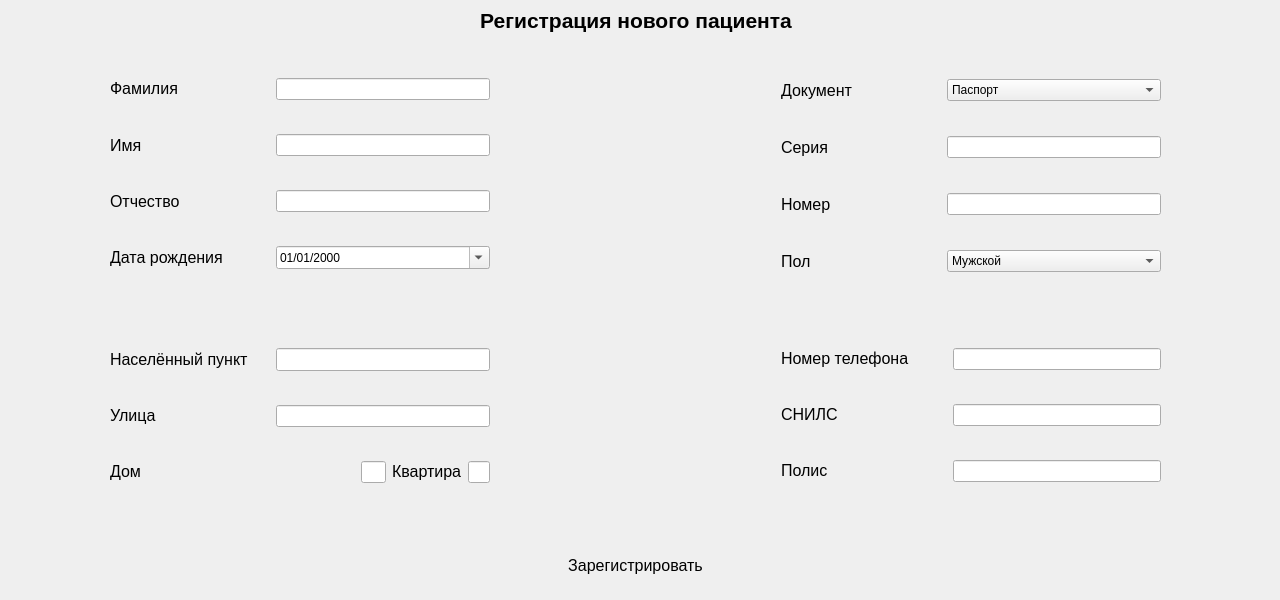
      <widget class="QWidget" name="ClientRegistration">
       <attribute name="title">
        <string>Зарегистрировать пациента</string>
       </attribute>
       <widget class="QWidget" name="horizontalLayoutWidget_6">
        <property name="geometry">
         <rect>
          <x>110</x>
          <y>320</y>
          <width>1051</width>
          <height>191</height>
         </rect>
        </property>
        <layout class="QHBoxLayout" name="horizontalLayout_16" stretch="4,3,4">
         <item>
          <layout class="QVBoxLayout" name="verticalLayout_4">
           <item>
            <layout class="QHBoxLayout" name="horizontalLayout_10" stretch="3,4">
             <item>
              <widget class="QLabel" name="label_10">
               <property name="font">
                <font>
                 <pointsize>12</pointsize>
                </font>
               </property>
               <property name="text">
                <string>&lt;html&gt;&lt;head/&gt;&lt;body&gt;&lt;p&gt;Населённый пункт&lt;/p&gt;&lt;/body&gt;&lt;/html&gt;</string>
               </property>
              </widget>
             </item>
             <item>
              <widget class="QLineEdit" name="PatientRegCity">
               <property name="font">
                <font>
                 <pointsize>10</pointsize>
                </font>
               </property>
               <property name="maxLength">
                <number>50</number>
               </property>
              </widget>
             </item>
            </layout>
           </item>
           <item>
            <layout class="QHBoxLayout" name="horizontalLayout_11" stretch="3,4">
             <item>
              <widget class="QLabel" name="label_11">
               <property name="font">
                <font>
                 <pointsize>12</pointsize>
                </font>
               </property>
               <property name="text">
                <string>&lt;html&gt;&lt;head/&gt;&lt;body&gt;&lt;p&gt;Улица&lt;/p&gt;&lt;/body&gt;&lt;/html&gt;</string>
               </property>
              </widget>
             </item>
             <item>
              <widget class="QLineEdit" name="PatientRegStreet">
               <property name="maxLength">
                <number>50</number>
               </property>
              </widget>
             </item>
            </layout>
           </item>
           <item>
            <layout class="QHBoxLayout" name="horizontalLayout_12" stretch="10,1,1">
             <item>
              <widget class="QLabel" name="label_12">
               <property name="font">
                <font>
                 <pointsize>12</pointsize>
                </font>
               </property>
               <property name="text">
                <string>&lt;html&gt;&lt;head/&gt;&lt;body&gt;&lt;p&gt;Дом&lt;/p&gt;&lt;/body&gt;&lt;/html&gt;</string>
               </property>
              </widget>
             </item>
             <item>
              <widget class="QLineEdit" name="PatientRegHouseNumber"/>
             </item>
             <item>
              <layout class="QHBoxLayout" name="horizontalLayout_13" stretch="3,6">
               <item>
                <widget class="QLabel" name="label_13">
                 <property name="font">
                  <font>
                   <pointsize>12</pointsize>
                  </font>
                 </property>
                 <property name="text">
                  <string>&lt;html&gt;&lt;head/&gt;&lt;body&gt;&lt;p&gt;Квартира&lt;/p&gt;&lt;/body&gt;&lt;/html&gt;</string>
                 </property>
                </widget>
               </item>
               <item>
                <widget class="QLineEdit" name="PatientRegApartmentNumber"/>
               </item>
              </layout>
             </item>
            </layout>
           </item>
          </layout>
         </item>
         <item>
          <spacer name="horizontalSpacer_2">
           <property name="orientation">
            <enum>Qt::Horizontal</enum>
           </property>
           <property name="sizeHint" stdset="0">
            <size>
             <width>40</width>
             <height>20</height>
            </size>
           </property>
          </spacer>
         </item>
         <item>
          <layout class="QVBoxLayout" name="verticalLayout_5">
           <item>
            <layout class="QHBoxLayout" name="horizontalLayout_18" stretch="4,5">
             <item>
              <widget class="QLabel" name="label_17">
               <property name="font">
                <font>
                 <pointsize>12</pointsize>
                </font>
               </property>
               <property name="text">
                <string>&lt;html&gt;&lt;head/&gt;&lt;body&gt;&lt;p&gt;Номер телефона&lt;/p&gt;&lt;/body&gt;&lt;/html&gt;</string>
               </property>
              </widget>
             </item>
             <item>
              <widget class="QLineEdit" name="PatientRegPhoneNumber">
               <property name="inputMethodHints">
                <set>Qt::ImhDialableCharactersOnly</set>
               </property>
              </widget>
             </item>
            </layout>
           </item>
           <item>
            <layout class="QHBoxLayout" name="horizontalLayout_15" stretch="4,5">
             <item>
              <widget class="QLabel" name="label_15">
               <property name="font">
                <font>
                 <pointsize>12</pointsize>
                </font>
               </property>
               <property name="text">
                <string>&lt;html&gt;&lt;head/&gt;&lt;body&gt;&lt;p&gt;СНИЛС&lt;/p&gt;&lt;/body&gt;&lt;/html&gt;</string>
               </property>
              </widget>
             </item>
             <item>
              <widget class="QLineEdit" name="PatientRegIndividualInsurance">
               <property name="inputMethodHints">
                <set>Qt::ImhDigitsOnly</set>
               </property>
              </widget>
             </item>
            </layout>
           </item>
           <item>
            <layout class="QHBoxLayout" name="horizontalLayout_14" stretch="4,5">
             <item>
              <widget class="QLabel" name="label_14">
               <property name="font">
                <font>
                 <pointsize>12</pointsize>
                </font>
               </property>
               <property name="text">
                <string>&lt;html&gt;&lt;head/&gt;&lt;body&gt;&lt;p&gt;Полис&lt;/p&gt;&lt;/body&gt;&lt;/html&gt;</string>
               </property>
              </widget>
             </item>
             <item>
              <widget class="QLineEdit" name="PatientRegMedicalInsurance">
               <property name="inputMethodHints">
                <set>Qt::ImhDigitsOnly</set>
               </property>
              </widget>
             </item>
            </layout>
           </item>
          </layout>
         </item>
        </layout>
       </widget>
       <widget class="QWidget" name="horizontalLayoutWidget_5">
        <property name="geometry">
         <rect>
          <x>110</x>
          <y>50</y>
          <width>1051</width>
          <height>251</height>
         </rect>
        </property>
        <layout class="QHBoxLayout" name="horizontalLayout_5" stretch="4,3,4">
         <item>
          <layout class="QVBoxLayout" name="verticalLayout_3">
           <item>
            <layout class="QHBoxLayout" name="horizontalLayout_6" stretch="3,4">
             <item>
              <widget class="QLabel" name="label_6">
               <property name="font">
                <font>
                 <pointsize>12</pointsize>
                </font>
               </property>
               <property name="text">
                <string>&lt;html&gt;&lt;head/&gt;&lt;body&gt;&lt;p&gt;Фамилия&lt;/p&gt;&lt;/body&gt;&lt;/html&gt;</string>
               </property>
              </widget>
             </item>
             <item>
              <widget class="QLineEdit" name="PatientRegLastName">
               <property name="maxLength">
                <number>50</number>
               </property>
              </widget>
             </item>
            </layout>
           </item>
           <item>
            <layout class="QHBoxLayout" name="horizontalLayout_7" stretch="3,4">
             <item>
              <widget class="QLabel" name="label_7">
               <property name="font">
                <font>
                 <pointsize>12</pointsize>
                </font>
               </property>
               <property name="text">
                <string>Имя</string>
               </property>
              </widget>
             </item>
             <item>
              <widget class="QLineEdit" name="PatientRegFirstName">
               <property name="maxLength">
                <number>50</number>
               </property>
              </widget>
             </item>
            </layout>
           </item>
           <item>
            <layout class="QHBoxLayout" name="horizontalLayout_8" stretch="3,4">
             <item>
              <widget class="QLabel" name="label_8">
               <property name="font">
                <font>
                 <pointsize>12</pointsize>
                </font>
               </property>
               <property name="text">
                <string>Отчество</string>
               </property>
              </widget>
             </item>
             <item>
              <widget class="QLineEdit" name="PatientRegMiddleName">
               <property name="maxLength">
                <number>50</number>
               </property>
              </widget>
             </item>
            </layout>
           </item>
           <item>
            <layout class="QHBoxLayout" name="horizontalLayout_9" stretch="3,4">
             <item>
              <widget class="QLabel" name="label_9">
               <property name="font">
                <font>
                 <pointsize>12</pointsize>
                </font>
               </property>
               <property name="text">
                <string>Дата рождения</string>
               </property>
              </widget>
             </item>
             <item>
              <widget class="QDateEdit" name="PatientRegDateOfBirth">
               <property name="displayFormat">
                <string>dd/MM/yyyy</string>
               </property>
               <property name="calendarPopup">
                <bool>true</bool>
               </property>
              </widget>
             </item>
            </layout>
           </item>
          </layout>
         </item>
         <item>
          <spacer name="horizontalSpacer">
           <property name="orientation">
            <enum>Qt::Horizontal</enum>
           </property>
           <property name="sizeHint" stdset="0">
            <size>
             <width>40</width>
             <height>20</height>
            </size>
           </property>
          </spacer>
         </item>
         <item>
          <layout class="QVBoxLayout" name="verticalLayout_2">
           <item>
            <layout class="QHBoxLayout" name="horizontalLayout" stretch="3,4">
             <item>
              <widget class="QLabel" name="label">
               <property name="font">
                <font>
                 <pointsize>12</pointsize>
                </font>
               </property>
               <property name="text">
                <string>Документ</string>
               </property>
              </widget>
             </item>
             <item>
              <widget class="QComboBox" name="PatientRegDocument">
               <property name="currentText">
                <string>Паспорт</string>
               </property>
               <item>
                <property name="text">
                 <string>Паспорт</string>
                </property>
               </item>
               <item>
                <property name="text">
                 <string>Водительские права</string>
                </property>
               </item>
              </widget>
             </item>
            </layout>
           </item>
           <item>
            <layout class="QHBoxLayout" name="horizontalLayout_3" stretch="3,4">
             <item>
              <widget class="QLabel" name="label_3">
               <property name="font">
                <font>
                 <pointsize>12</pointsize>
                </font>
               </property>
               <property name="text">
                <string>Серия</string>
               </property>
              </widget>
             </item>
             <item>
              <widget class="QLineEdit" name="PatientRegDocumentSeries">
               <property name="inputMethodHints">
                <set>Qt::ImhDigitsOnly</set>
               </property>
               <property name="maxLength">
                <number>4</number>
               </property>
              </widget>
             </item>
            </layout>
           </item>
           <item>
            <layout class="QHBoxLayout" name="horizontalLayout_4" stretch="3,4">
             <item>
              <widget class="QLabel" name="label_4">
               <property name="font">
                <font>
                 <pointsize>12</pointsize>
                </font>
               </property>
               <property name="text">
                <string>Номер</string>
               </property>
              </widget>
             </item>
             <item>
              <widget class="QLineEdit" name="PatientRegDocumentNumber">
               <property name="inputMethodHints">
                <set>Qt::ImhDigitsOnly</set>
               </property>
               <property name="maxLength">
                <number>6</number>
               </property>
              </widget>
             </item>
            </layout>
           </item>
           <item>
            <layout class="QHBoxLayout" name="horizontalLayout_2" stretch="3,4">
             <item>
              <widget class="QLabel" name="label_2">
               <property name="font">
                <font>
                 <pointsize>12</pointsize>
                </font>
               </property>
               <property name="text">
                <string>Пол</string>
               </property>
              </widget>
             </item>
             <item>
              <widget class="QComboBox" name="PatientRegGender">
               <item>
                <property name="text">
                 <string>Мужской</string>
                </property>
               </item>
               <item>
                <property name="text">
                 <string>Женский</string>
                </property>
               </item>
              </widget>
             </item>
            </layout>
           </item>
          </layout>
         </item>
        </layout>
       </widget>
       <widget class="QWidget" name="horizontalLayoutWidget_16">
        <property name="geometry">
         <rect>
          <x>0</x>
          <y>540</y>
          <width>1271</width>
          <height>51</height>
         </rect>
        </property>
        <layout class="QHBoxLayout" name="horizontalLayout_65" stretch="8,3,8">
         <item>
          <spacer name="horizontalSpacer_17">
           <property name="orientation">
            <enum>Qt::Horizontal</enum>
           </property>
           <property name="sizeHint" stdset="0">
            <size>
             <width>40</width>
             <height>20</height>
            </size>
           </property>
          </spacer>
         </item>
         <item>
          <widget class="QPushButton" name="RegisterClientButton">
           <property name="sizePolicy">
            <sizepolicy hsizetype="Minimum" vsizetype="Preferred">
             <horstretch>0</horstretch>
             <verstretch>0</verstretch>
            </sizepolicy>
           </property>
           <property name="font">
            <font>
             <pointsize>12</pointsize>
            </font>
           </property>
           <property name="styleSheet">
            <string notr="true">border-radius: 25px;</string>
           </property>
           <property name="text">
            <string>Зарегистрировать</string>
           </property>
          </widget>
         </item>
         <item>
          <spacer name="horizontalSpacer_18">
           <property name="orientation">
            <enum>Qt::Horizontal</enum>
           </property>
           <property name="sizeHint" stdset="0">
            <size>
             <width>40</width>
             <height>20</height>
            </size>
           </property>
          </spacer>
         </item>
        </layout>
       </widget>
       <widget class="QWidget" name="horizontalLayoutWidget_17">
        <property name="geometry">
         <rect>
          <x>0</x>
          <y>0</y>
          <width>1271</width>
          <height>41</height>
         </rect>
        </property>
        <layout class="QHBoxLayout" name="horizontalLayout_66">
         <item>
          <spacer name="horizontalSpacer_19">
           <property name="orientation">
            <enum>Qt::Horizontal</enum>
           </property>
           <property name="sizeHint" stdset="0">
            <size>
             <width>40</width>
             <height>20</height>
            </size>
           </property>
          </spacer>
         </item>
         <item>
          <widget class="QLabel" name="label_55">
           <property name="text">
            <string>&lt;html&gt;&lt;head/&gt;&lt;body&gt;&lt;p align=&quot;center&quot;&gt;&lt;span style=&quot; font-size:16pt; font-weight:600;&quot;&gt;Регистрация нового пациента&lt;/span&gt;&lt;/p&gt;&lt;/body&gt;&lt;/html&gt;</string>
           </property>
          </widget>
         </item>
         <item>
          <spacer name="horizontalSpacer_20">
           <property name="orientation">
            <enum>Qt::Horizontal</enum>
           </property>
           <property name="sizeHint" stdset="0">
            <size>
             <width>40</width>
             <height>20</height>
            </size>
           </property>
          </spacer>
         </item>
        </layout>
       </widget>
      </widget>
